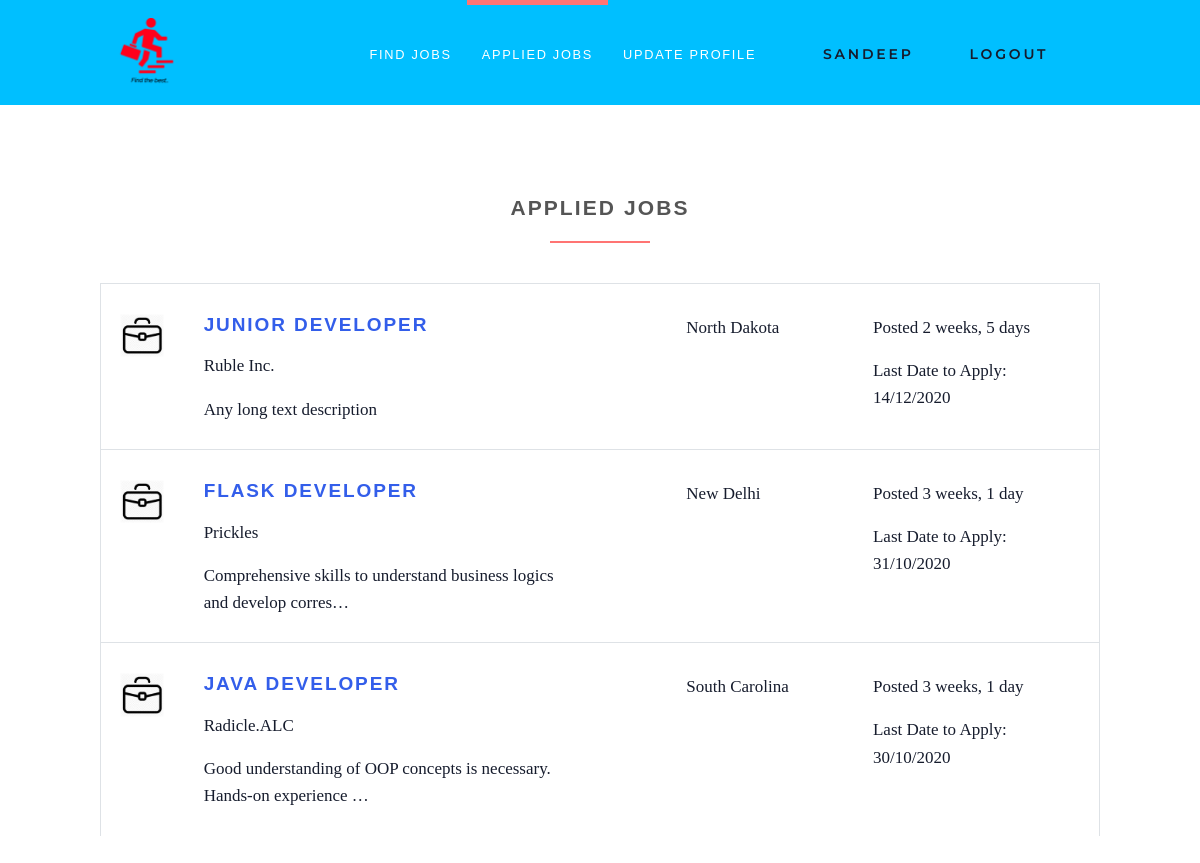
/applied-jobs/ (signed in), run on an earlier commit of the app's database.
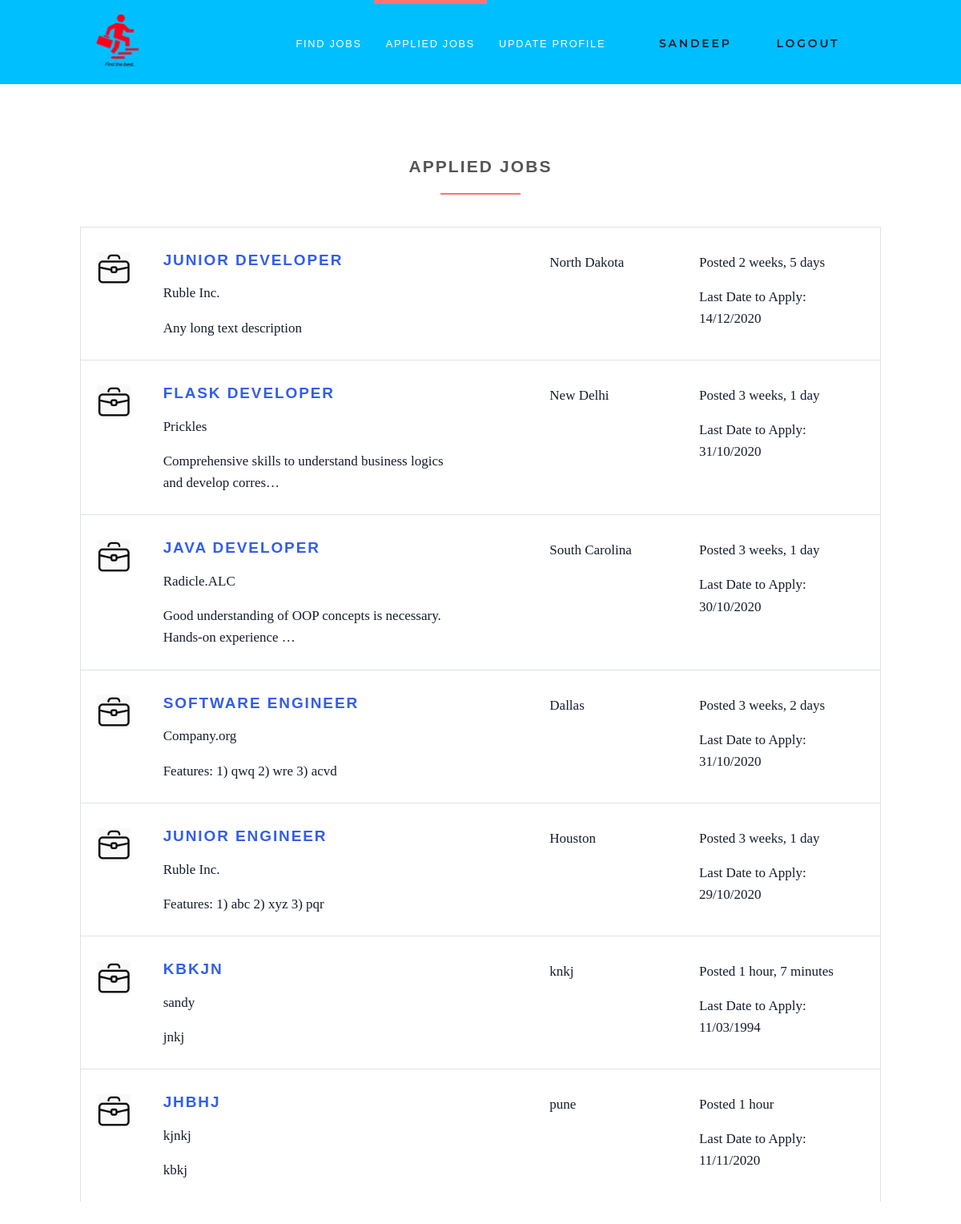
And on a later commit of the database.
### jobs/models.py (models this page shows, shortened)
class Job(models.Model):
    user = models.ForeignKey(User, on_delete=models.CASCADE)
    job_title = models.CharField(max_length=200)
    job_description = models.TextField()
    job_location = models.CharField(max_length=200)
    type = models.CharField(choices=JOB_TYPE, max_length=20)
    job_category = models.CharField(max_length=100)
    last_date = models.DateTimeField()
    company_name = models.CharField(max_length=100)
    company_description = models.CharField(max_length=300)
    job_website = models.CharField(max_length=200, default="")
    created_at = models.DateTimeField(default=timezone.now)
    filled = models.BooleanField(default=False)
    job_salary = models.BigIntegerField(default=0, blank=True)

### jobs/views/employee/views.py (the view)
# urls.py: path('applied-jobs/', AppliedJobs.as_view(), name='applied-jobs'),
class AppliedJobs(LoginRequiredMixin, IsUserEmployee, View):
    model = Applicant
    def get(self, request):
        if request.user.is_employee:
            apps = self.model.objects.filter(user=self.request.user)
            jobs = []
            for job in apps:
                jobs.append(job.job)
            return render(request, 'accounts/employee/applied-jobs.html',{'jobs':jobs, 'applied_active':'active'})
        else:
            return redirect('jobs:landing')

### jobs/views/employer/views.py (called while the page is built)
    def test_func(self):
        return self.request.user.is_employee

### templates/accounts/employee/applied-jobs.html (shortened to what this page needs)
{% extends 'base.html' %}
{% load static %}
{% block content %}
<section class="mt-0">
    <div class="container">
        <h3 class="heading ml-0">Applied Jobs</h3>
        {% for job in jobs %}
            <div class="job-listing  ">
                <div class="row">
                    <div class="col-md-12 col-lg-6">
                        <div class="row">
                            <div class="col-2">
                                <img src="{% static 'img/job.png' %}"
                                     alt="Ipsioou " class="img-fluid">
                            </div>
                            <div class="col-10">
                                <h4 class="job__title">
                                        <a href="{%url 'jobs:job-details' job.id%}">{{ job.job_title }}</a></h4>
                                <p class="job__company">
                                    {{ job.company_name }}
                                </p>
                                <p>
                                    {{ job.job_description|truncatechars:70 }}
                                </p>
                            </div>
                        </div>
                    </div>
                    <div class="col-10 col-md-3 col-lg-2 ml-auto"><i class="fa fa-map-marker job__location"></i>
                        {{ job.job_location }}
                    </div>
                    <div class="col-10 col-md-3 col-lg-3 ml-auto">
                        <p>Posted {{ job.created_at|timesince }}</p>
                        <p>Last Date to Apply: {{job.last_date|date:'d/m/Y'}}</p>
                    </div>
                </div>
            </div>
        {% endfor %}
    </div>
</section>
{% endblock %}

What changed in the data, as far as the page shows it:
now on this page (row unchanged): Job: job_title "SOFTWARE ENGINEER", company_name "Company.org", job_description "Features: 1) qwq 2) wre 3) acvd", job_location "Dallas", created_at "3 weeks, 2 days", last_date "31/10/2020"
now on this page (row unchanged): Job: job_title "JUNIOR ENGINEER", company_name "Ruble Inc.", job_description "Features: 1) abc 2) xyz 3) pqr", job_location "Houston", created_at "3 weeks, 1 day", last_date "29/10/2020"
added Job: job_title "KBKJN", company_name "sandy", job_description "jnkj", job_location "knkj", created_at "1 hour, 7 minutes", last_date "11/03/1994"
added Job: job_title "JHBHJ", company_name "kjnkj", job_description "kbkj", job_location "pune", created_at "1 hour", last_date "11/11/2020"
